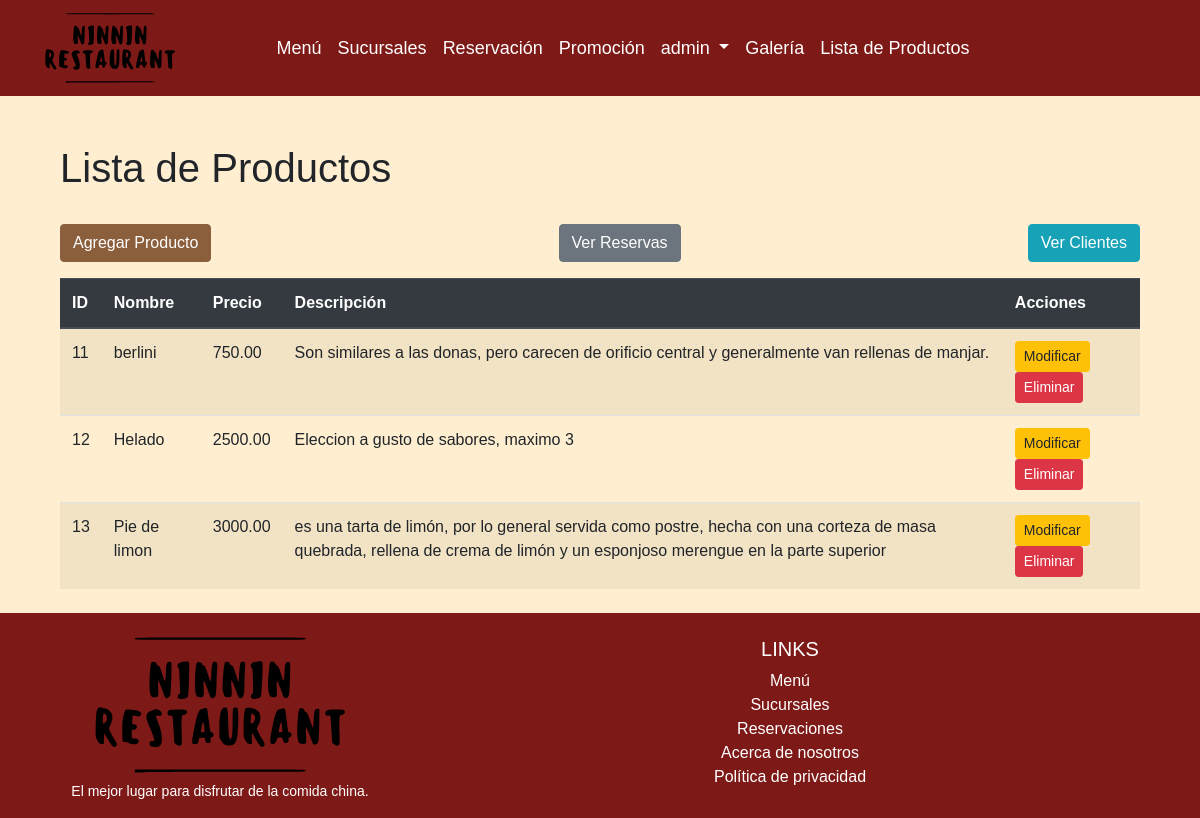
The app's page /clientes/crud_producto/ (signed in), older data.
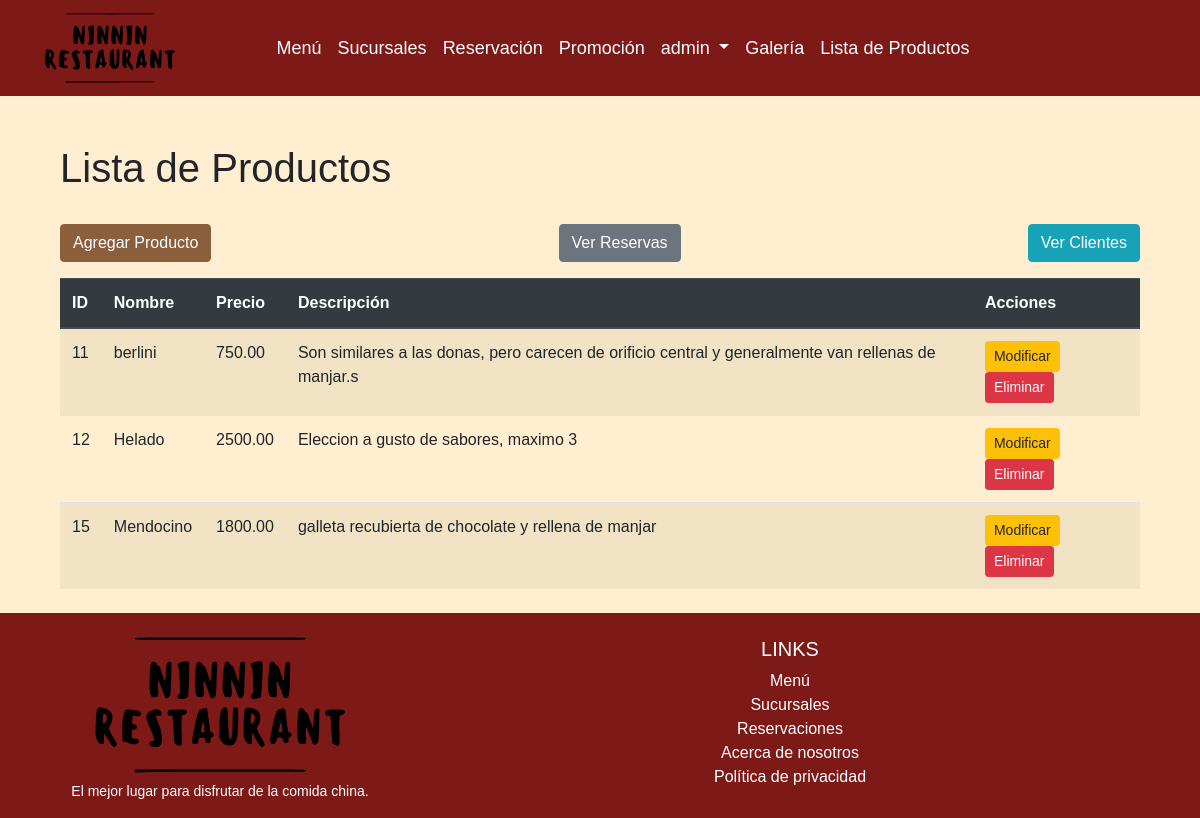
The same page, newer data.
### clientes/models.py (models this page shows, shortened)
class Producto(models.Model):
    nombre = models.CharField(max_length=100)
    precio = models.DecimalField(max_digits=10, decimal_places=2)
    descripcion = models.TextField(blank=True)

### clientes/views.py (the view)
# urls.py: path('crud_producto/', views.producto_list, name='crud_producto'),
@staff_member_required
def producto_list(request):
    productos = Producto.objects.all()
    return render(request, 'productos/producto_list.html', {'productos': productos})

### clientes/templates/productos/producto_list.html
{% extends "clientes/base.html" %}
{% block content %}
    <div class="container mt-5">
        <h1>Lista de Productos</h1>
        <br>
        <div class="d-flex justify-content-between mb-3">
            <a href="{% url 'producto_add' %}" class="btn btn-primary">Agregar Producto</a>
            <button type="button" class="btn btn-secondary">
                <a href="{% url 'reserva_list' %}" class="text-white">Ver Reservas</a>
            </button>
            <button type="button" class="btn btn-info">
                <a href="{% url 'crud' %}" class="text-white">Ver Clientes</a>
            </button>
        </div>
        <table class="table table-striped">
            {% if productos %}
                <thead class="thead-dark">
                    <tr>
                        <th scope="col">ID</th>
                        <th scope="col">Nombre</th>
                        <th scope="col">Precio</th>
                        <th scope="col">Descripción</th>
                        <th scope="col">Acciones</th>
                    </tr>
                </thead>
                <tbody>
                    {% for producto in productos %}
                        <tr>
                            <td>{{ producto.id }}</td>
                            <td>{{ producto.nombre }}</td>
                            <td>{{ producto.precio }}</td>
                            <td>{{ producto.descripcion }}</td>
                            <td>
                                <a href="{% url 'producto_edit' producto.id %}" class="btn btn-warning btn-sm">Modificar</a>
                                <a href="{% url 'producto_delete' producto.id %}" class="btn btn-danger btn-sm">Eliminar</a>
                            </td>
                        </tr>
                    {% endfor %}
                </tbody>
            {% else %}
                <tr>
                    <td colspan="5" class="text-center">No hay productos disponibles</td>
                </tr>
            {% endif %}
        </table>
    </div>
{% endblock %}

Row changes from the older to the newer data that the page shows:
removed Producto: id "13", nombre "Pie de limon", precio "3000.00", descripcion "es una tarta de limón, por lo general servida como postre, hecha con una corteza de masa quebrada, rellena de crema de limón y un esponjoso merengue en la parte superior"
changed Producto "berlini": descripcion "Son similares a las donas, pero carecen de orificio central y generalmente van rellenas de manjar." → "Son similares a las donas, pero carecen de orificio central y generalmente van rellenas de manjar.s"
added Producto: id "15", nombre "Mendocino", precio "1800.00", descripcion "galleta recubierta de chocolate y rellena de manjar"
